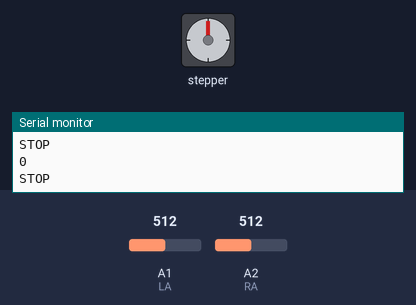
Bench run of a sketch on a simulated Arduino Uno, built with avr-gcc and run on an emulated ATmega328P. Parts: stepper motor, the last lines printed to the serial monitor. The test bench sets the inputs (shaded band); at power-on: A1 (LA) = 512, A2 (RA) = 512. Stepper angles assume 200 steps per turn.

Above: at 1.2 s.
1.3 s: A1 (LA) set to 541
At 1.45 s:
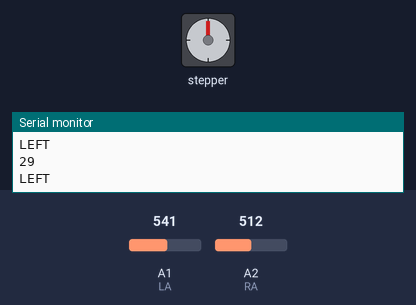
At 2.05 s:
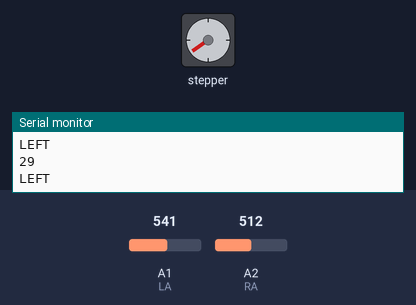
4.3 s: A2 (RA) set to 537
At 4.45 s:
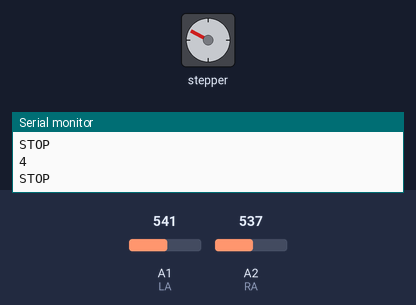
6.5 s: A1 (LA) set to 511
At 6.65 s:
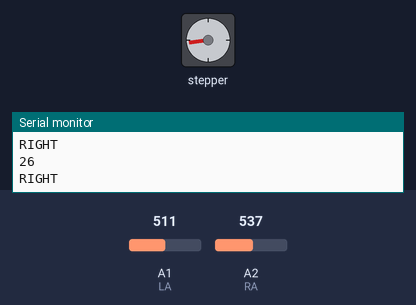
9.5 s: A2 (RA) set to 306
12.5 s: A1 (LA) set to 122
15.5 s: A2 (RA) set to 0
Timing chart, 0 to 19.5 s (numbered marks = the images above; inputs shaded):
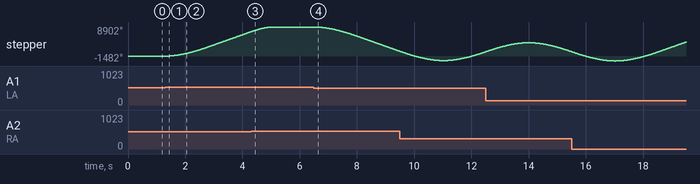

The sketch:

OnlyX.ino
```cpp
#include <AccelStepper.h>

// ===== Антенны =====
#define RA A2  // Правая антенна
#define LA A1  // Левая антенна

// ===== Глобальные переменные для антенн =====
int Rvalue = 0;
int Lvalue = 0;
int DeadBand = 20;

int potent = 0; //для отладки потенциометром

// Переменная, определяющая логику движения:
// 0 - стоп, 1 - направо (вперёд), 2 - налево (назад)
int moveLogic = 0;

// Для периодического чтения антенн
unsigned long previousMillis = 0;
const unsigned long btwnMeasure = 50; // интервал (мс) между измерениями

// ===== Параметры шагового мотора =====
const int X_PulPlus      = 8;    // Пин для импульсов (шагов)
const int X_DirPlus      = 9;    // Пин для направления
const float maxSpeed     = 2500; // Максимальная скорость (шаг/с)
const float acceleration = 2000; // Ускорение (шаг/с^2)

// Объект класса AccelStepper в режиме DRIVER:
//   1-й параметр — тип драйвера (DRIVER),
//   2-й — пин для импульсов,
//   3-й — пин для направления.
AccelStepper stepper(AccelStepper::DRIVER, X_PulPlus, X_DirPlus);

// ----------------------------------------------------------------------------
// Функция определения направления (moveLogic), исходя из разницы сигналов
// ----------------------------------------------------------------------------
void CalculateDirection() {

  Rvalue = analogRead(RA);
  Lvalue = analogRead(LA);

  int diff = abs(Rvalue - Lvalue);
  Serial.println(diff);

  // Если в "мертвой зоне", останавливаемся
  if (diff <= DeadBand) {
    Serial.println("STOP");
    moveLogic = 0;
  }
  // Если сигнал правой антенны больше левой — движение в одну сторону
  else if ((Rvalue > Lvalue) && (diff > DeadBand)) {
    Serial.println("RIGHT");
    moveLogic = 2;
  }
  // Если сигнал левой антенны больше правой — движение в другую сторону
  else if ((Rvalue < Lvalue) && (diff > DeadBand)) {
    Serial.println("LEFT");
    moveLogic = 1;
  }

/*
potent = analogRead(A3);
Serial.println(moveLogic);

if (potent<100) {moveLogic = 1;}
if (potent>1000) {moveLogic = 2;}
if (potent>=100 && potent<=1000) {moveLogic = 0;}
*/
}

void setup() {
  // Инициализация Serial для отладки
  Serial.begin(9600);

  // Настройки шагового мотора: макс. скорость и ускорение
  stepper.setMaxSpeed(maxSpeed);
  stepper.setAcceleration(acceleration);

  stepper.stop();
}

void loop() {
  unsigned long currentMillis = millis();

  // Периодически считываем данные с антенн
  if (currentMillis - previousMillis >= btwnMeasure) {
    previousMillis = currentMillis;
    CalculateDirection();
  }

  // В зависимости от moveLogic определяем, куда двигать мотор
  switch (moveLogic) {
    case 0:
      // Остановка с учётом плавного замедления
      stepper.moveTo(stepper.currentPosition());
      break;
    case 1:
      stepper.moveTo(1000000);
      //stepper.stop();
      break;
    case 2:
      stepper.moveTo(-1000000);
      //stepper.stop();
      break;
  }

  // Запускаем работу шагового двигателя (важно вызывать в каждом проходе loop)
  stepper.run();
}
```

Measured:
- the behaviour switches between 532 and 533 on A1 (LA) (found by bisection; images 0 and 1)
- the behaviour switches between 520 and 521 on A2 (RA) (found by bisection; images 2 and 3)
- after the input at 1.3 s, stepper: keeps turning clockwise at about 2495°/s, starting at once
- after the input at 6.5 s, stepper: keeps turning counter-clockwise at about 2481°/s, starting at once
